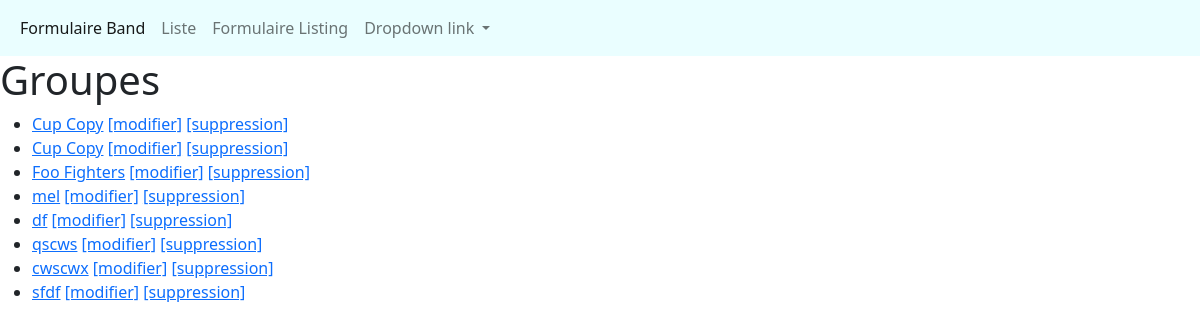
Before: / with the older database file.
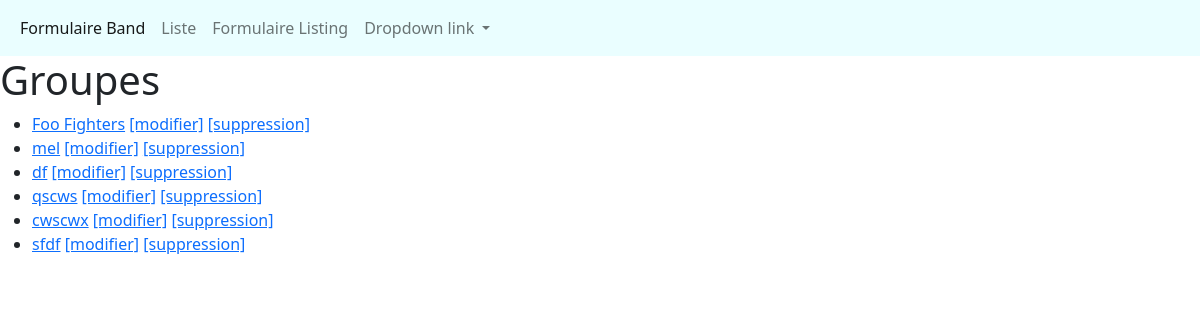
After: the same page with the newer database file.
### listings/models.py (models this page shows, shortened)
class Band(models.Model):
    class Genre(models.TextChoices):
        HIP_HOP ='HH'
        SYHTH_POP ='SP'
        ALTERNATIVE_ROCK ='AR'
    name = models.CharField(max_length=100)
    genre=models.CharField(max_length=100,choices=Genre.choices)
    biography=models.CharField(max_length=255)
    year_formed=models.IntegerField(validators=[MinValueValidator(1900), MaxValueValidator(2022)])
    active=models.BooleanField(default=True)
    official_homepage=models.URLField(null=True,blank=True)

### listings/views.py (the view)
# urls.py: path('',views.bands_listing,name='band-list'),
def bands_listing(request):
    bands = Band.objects.all()
    return render(request,'listings/band_list.html',{'bands':bands})

### listings/templates/listings/band_list.html
{% extends 'listings/base.html' %}
{% block content %}
  <h1> Groupes </h1>
<ul>
        {% for band in bands %}
        <li>
          <a href="{% url 'band-detail' band.id %}">{{ band.name }}</a>
           <a href="{% url 'band-update' band.id %}">[modifier]</a>
            <a href="{% url 'band-delete' band.id %}">[suppression]</a>
        </li>
        {% endfor %}
</ul>
{% endblock  %}

### listings/templates/listings/base.html (shortened to what this page needs)
{% load static %}
<!doctype html>
<html lang="en">
  <head>
    <link href="https://cdn.jsdelivr.net/npm/bootstrap@5.0.2/dist/css/bootstrap.min.css" rel="stylesheet">
</head>
  <body>
<nav class="navbar navbar-expand-lg navbar-light"  style="background-color: #eafeff;">
  <div class="container-fluid">
    <div class="collapse navbar-collapse" id="navbarNavDropdown">
      <ul class="navbar-nav">
        <li class="nav-item">
          <a class="nav-link active" aria-current="page" href="{% url 'band-create' %}">Formulaire Band</a>
        </li>
        <li class="nav-item">
          <a class="nav-link" href="{% url 'listings' %}">Liste</a>
        </li>
        <li class="nav-item">
          <a class="nav-link" href="{% url 'listing-create' %}">Formulaire Listing</a>
        </li>
        <li class="nav-item dropdown">
          <a class="nav-link dropdown-toggle" href="#" id="navbarDropdownMenuLink" role="button" data-bs-toggle="dropdown" aria-expanded="false">
            Dropdown link
          </a>
        </li>
      </ul>
    </div>
  </div>
</nav>
    {% block content %}{% endblock content %}
  </body>
</html>

Changed rows visible on the page:
removed Band: name "Cup Copy"
removed Band: name "Cup Copy"
